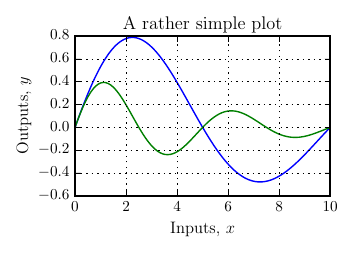

This figure's Python source:
import numpy as np
import matplotlib.pyplot as plt


#-------------------------------------------------------------------------------
# FIGURE SIZING
# https://www.elsevier.com/authors/author-schemas/artwork-and-media-instructions/artwork-sizing
#fig_width = 190. * 0.0393701 # Double column 190mm
#fig_width = 140. * 0.0393701 # One and half column 190mm
fig_width = 90.  * 0.0393701 # Single column 90mm
fig_heigth = fig_width /1.4    # Feel free to modify fig heigth
#-------------------------------------------------------------------------------

#-------------------------------------------------------------------------------
# LATEX CONFIGURATION
import matplotlib
params = {'text.usetex'      : True,
          'axes.labelsize'   : 12,
          'axes.linewidth'   : 1.5,
          'lines.markersize' : 8,
          'font.size'        : 11,
          'font.family'      : 'serif',         # Options: serif, sans-serif, cursive, monospace
          'font.serif'       : 'Computer Modern Roman',         # Options: Times, Palatino, New Century Schoolbook, Bookman, Computer Modern Roman
          'font.sans-serif'  : 'Helvetica',     # Options: Hevetica, Avant Garde, Computer Modern Sans serif
          'font.cursive'     : 'Zapf Chancery', # Options: Zapf Chancery
          'font.monospace'   : 'Courier',       # Options: Courier, Computer Modern Typewriter
          'legend.fontsize'  : 12,
          'legend.numpoints' : 1,
          'xtick.labelsize'  : 11,
          'ytick.labelsize'  : 11,
         }
matplotlib.rcParams.update(params)
#-------------------------------------------------------------------------------

#-------------------------------------------------------------------------------
# FIGURE 
data = np.loadtxt("data.csv").transpose()
x  = data[0]
y1 = data[1]
y2 = data[2]

fig = plt.figure()
fig.set_size_inches(fig_width, fig_heigth)
plt.title("A rather simple plot")
plt.plot(x, y1, label = "Great data")
plt.plot(x, y2, label = "Awesome data")
plt.xlabel("Inputs,  $x$")
plt.ylabel("Outputs, $y$")
plt.grid()
plt.tight_layout()
plt.savefig("mpl.pdf")
plt.savefig("mpl.pgf")
#-------------------------------------------------------------------------------

